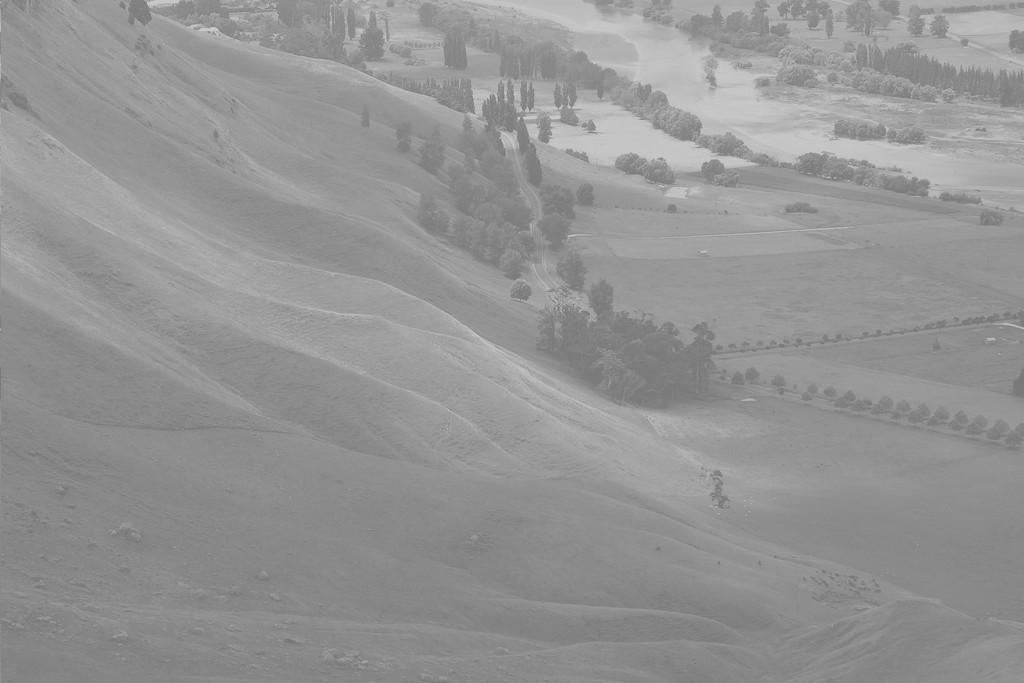
#> input picture week_3/bay.png, 1024 x 683 px
$ python lab1.py
#> lines starting #> are read from the running program, lines starting #| are printed output that depends on the picture
import cv2
import matplotlib.pyplot as plt

img1 = cv2.imread("bay.png", cv2.IMREAD_GRAYSCALE)
#> img1 is the input picture: shape (683, 1024); min 114, max 212, mean 148
img2 = cv2.imread("brain.png", cv2.IMREAD_GRAYSCALE)
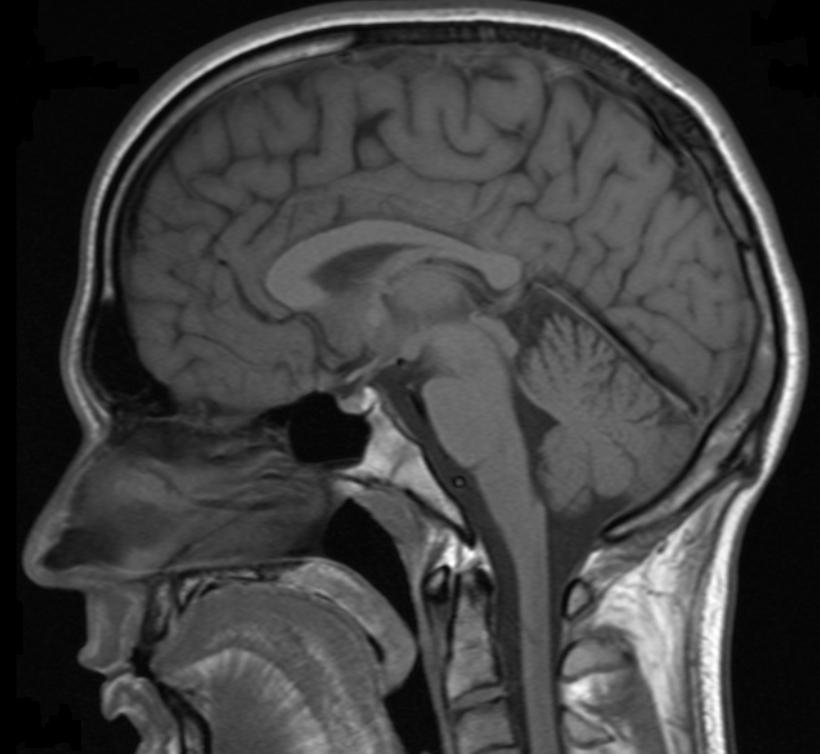
#> input picture week_3/brain.png, 820 x 754 px
#> img2 is the input picture: shape (754, 820); min 0, max 255, mean 63.9

imgs = [img1, img2]

plt.figure(figsize=(12, 8))

for i, img in enumerate(imgs):
    hist = cv2.calcHist([img], [0], None, [256], [0,256])

    # Hiển thị ảnh
    plt.subplot(2, 2, 2*i + 1)
    plt.imshow(img, cmap='gray')
    plt.axis("off")
    plt.title(f"Image {i+1}")


    # Hiển thị histogram
    plt.subplot(2, 2, 2*i + 2)
    plt.plot(hist, color='black')
    plt.xlabel("Gray level")
    plt.ylabel("#pixels")
    plt.xlim([0, 256])
    plt.title(f"Histogram {i+1}")
#> this loop made 2 passes

plt.tight_layout()
plt.show()
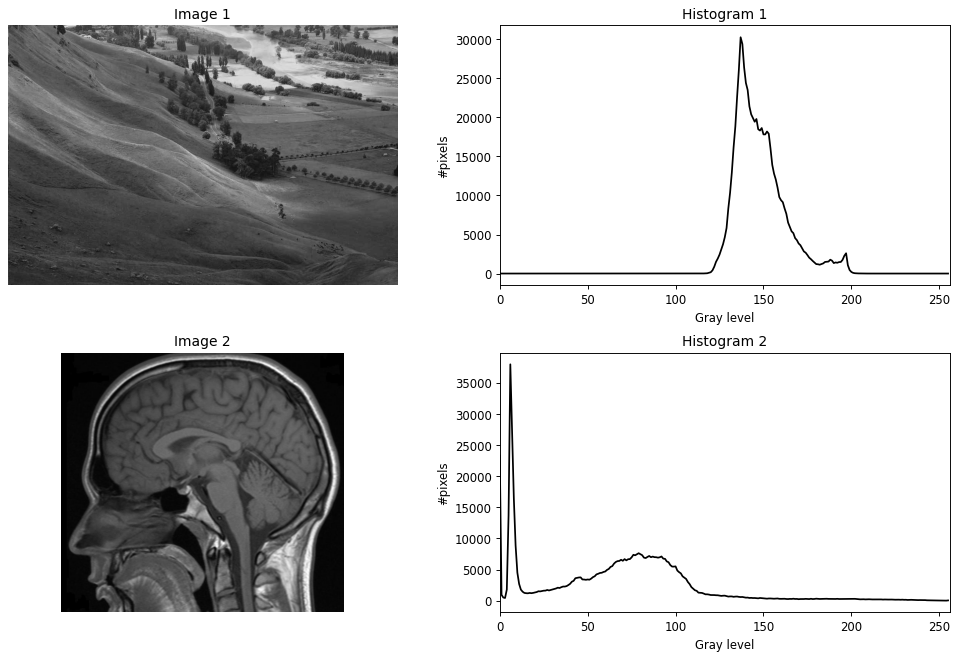
#> figure drawn by matplotlib, 4 panels; panel 2: curve peaks at x = 137, y = 30266; panel 4: curve peaks at x = 6, y = 37954
